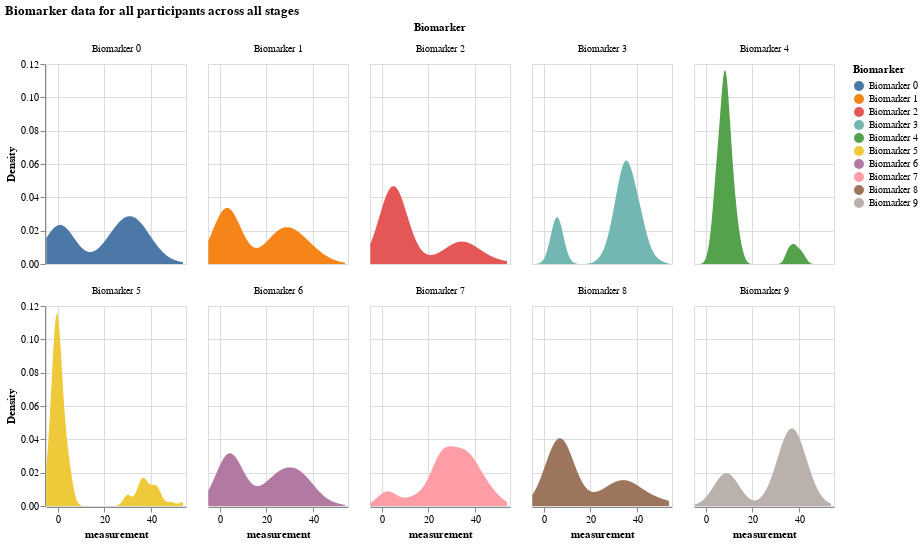

Notebook cell for this chart:
### Markdown cell above
## Visualizing simulated results

With the above data structure, we can visualize the following data:

- Distribution of all biomarker values by biomarker
- Distribution of all biomarker values when the participant is at a certain disease stage
- Comparing a certain biomarker data 
- A certain participant's data

### Distribution of all biomarker values by biomarker

### Code cell
df = pd.DataFrame(X, columns = [f"Biomarker {i}" for i in range(N)])

# make this dataframe wide to long 
df_long = df.melt(var_name = "Biomarker", value_name="Value")

# exapand the value column into a dataframe
values_df = df_long['Value'].apply(pd.Series)
values_df.columns = ['participant', 'measurement', 'k_j', 'S_n', 'affected_or_not']

# join values_df with df_long
df_expanded = df_long.drop('Value', axis = 1).join(values_df)

alt.Chart(df_expanded).transform_density(
    'measurement',
    as_=['measurement', 'Density'],
    groupby=['Biomarker']
).mark_area().encode(
    x="measurement:Q",
    y="Density:Q",
    facet = alt.Facet(
        "Biomarker:N",
        columns = 5
    ),
    color=alt.Color(
        'Biomarker:N'
    )
).properties(
    width= 140,
    height = 200,
).properties(
    title='Biomarker data for all participants across all stages'
)

### Figure 1 — Vega-Lite specification as saved in the notebook (floating-point values rounded to 4 significant figures; data arrays with more than 128 entries replaced by an {"elided": "..."} marker saying what was removed)
{"config": {"view": {"continuousWidth": 300, "continuousHeight": 300}}, "data": {"name": "data-924b4c6cacde709b08271bb870d54a0a"}, "mark": {"type": "area"}, "encoding": {"color": {"field": "Biomarker", "type": "nominal"}, "facet": {"columns": 5, "field": "Biomarker", "type": "nominal"}, "x": {"field": "measurement", "type": "quantitative"}, "y": {"field": "Density", "type": "quantitative"}}, "height": 200, "title": "Biomarker data for all participants across all stages", "transform": [{"density": "measurement", "groupby": ["Biomarker"], "as": ["measurement", "Density"]}], "width": 140, "$schema": "https://vega.github.io/schema/vega-lite/v5.16.3.json", "datasets": {"data-924b4c6cacde709b08271bb870d54a0a": {"elided": "1000 records"}}}
